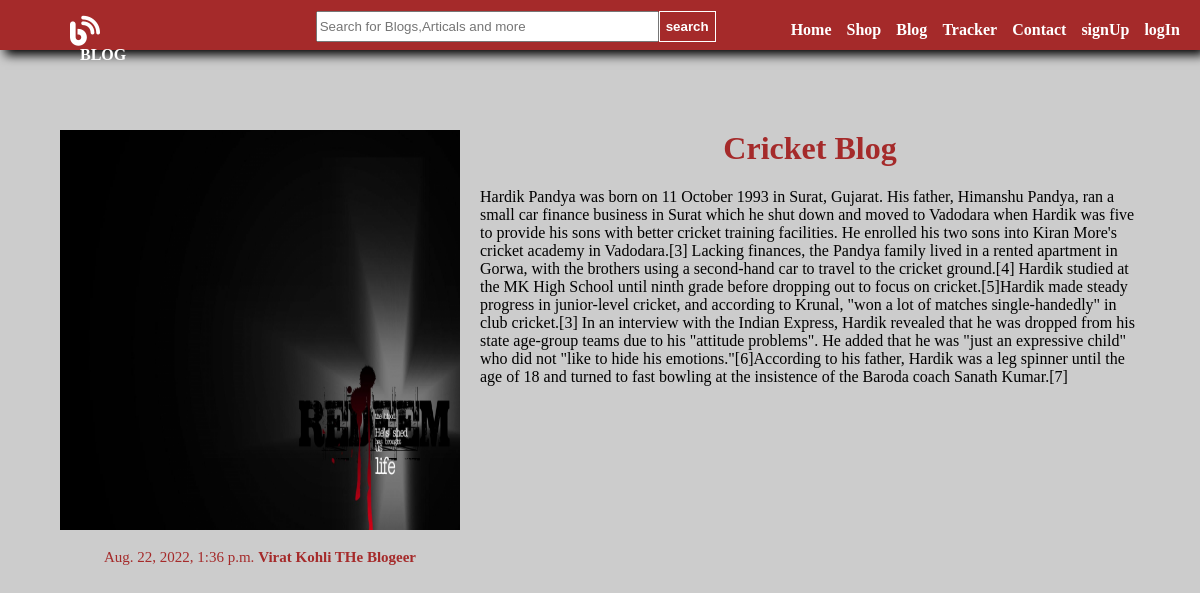
The page /blog/userContentDetails/2 on the database its author committed.
### blog/models.py (models this page shows)
class PublishBlog(models.Model):
    publish_id= models.AutoField
    Author_Name = models.CharField(max_length=50)
    Blogger_Email = models.CharField(max_length=50)
    Blogger_Title = models.CharField(max_length=80)
    Blogger_Content = models.CharField(max_length=5000000)
    Blog_Image = models.ImageField(upload_to='shop/image',default='')
    Blog_Date = models.DateTimeField(auto_now=True)
    def __str__(self):
        return self.Blogger_Title

### blog/views.py (the view)
# urls.py: path("userContentDetails/<int:myid>",views.show_user_blog_details,name='viewblogs'),
def show_user_blog_details(request,myid):
    parti_blog = PublishBlog.objects.filter(id=myid)
    print("jsdfkjs;kljaslfjlsdk;lsjf", parti_blog)
    params ={"particular_blog":parti_blog}
    return render(request,'blog/userContentDetails.html',params)

### blog/templates/blog/userContentDetails.html (shortened to what this page needs)
{% extends 'blog/basic.html' %}
{% block body%}
{% load static %}
{% for blog_view in particular_blog %}
<div id="contentdetails_container">
    <p>
        <div id="contentdetails_pic">
            <img class=contentdetails_pic_image src="/media/{{blog_view.Blog_Image}}">
            <p style="font-size:15px;color:brown;">{{blog_view.Blog_Date}} <span id="contentdetails_author">{{blog_view.Author_Name}}</span></p>
        </div>
        <div id="contentdetails_text">
            <center><h1 style="color:brown;">{{blog_view.Blogger_Title}}</h1></center>
        </div>
        {{blog_view.Blogger_Content}}
    </p>
</div>
{% endfor %}
{% endblock %}

### rows shown on the page
PublishBlog: Blog_Image (picture), Blog_Date "Aug. 22, 2022, 1:36 p.m.", Author_Name "Virat Kohli THe Blogeer", Blogger_Title "Cricket Blog", Blogger_Content "Hardik Pandya was born on 11 October 1993 in Surat, Gujarat. His father, Himanshu Pandya, ran a small car finance business in Surat which he shut down and moved to Vadodara when Hardik was five to provide his sons with better cricket training facilities. He enrolled his two sons into Kiran More's cricket academy in Vadodara.[3] Lacking finances, the Pandya family lived in a rented apartment in Gorwa, with the brothers using a second-hand car to travel to the cricket ground.[4] Hardik studied at the MK High School until ninth grade before dropping out to focus on cricket.[5]Hardik made steady progress in junior-level cricket, and according to Krunal, \"won a lot of matches single-handedly\" in…"
